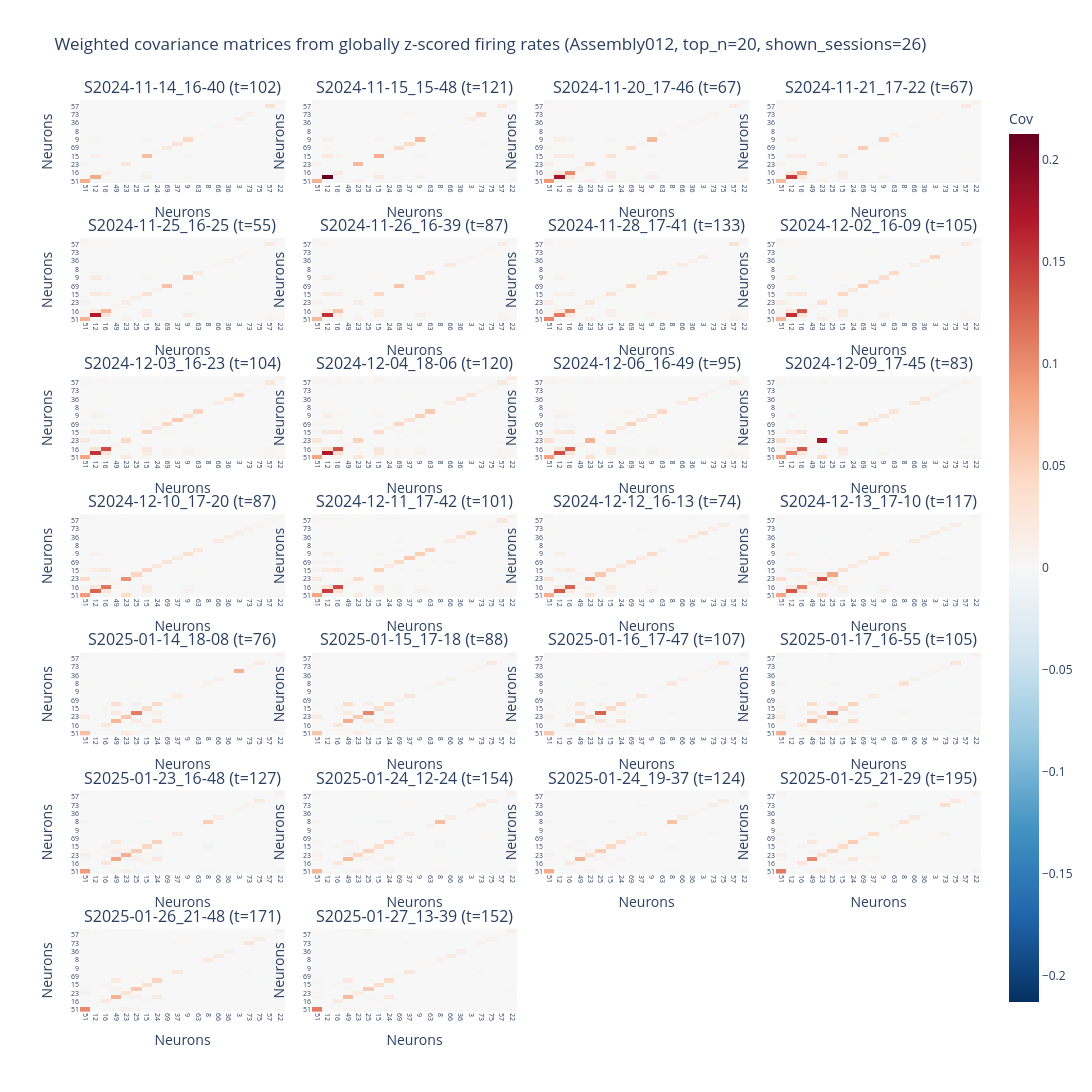

Here is the notebook cell this chart was saved with:
### Code cell
# Weighted covariance (second moment) from globally z-scored concatenated firing rates
assembly_name = "Assembly012"

top_n = 20

# Session display controls:
# - session_selector=None: first `default_n_sessions` sessions
# - session_selector='all': all sessions
# - session_selector=[...]: session IDs (str) and/or 1-based indices (int)
session_selector = 'all'
default_n_sessions = 8
n_cols = 4  # default 8 sessions -> 2 rows
show_global_panel = False

unit_cols = [c for c in fr.columns if isinstance(c, str) and c.startswith("Unit")]
fr_units_hz = fr.loc[:, unit_cols].apply(pd.to_numeric, errors="coerce").fillna(0.0)

# Global z-score per unit across all concatenated rows
fr_units_z = (fr_units_hz - fr_units_hz.mean(axis=0)) / fr_units_hz.std(axis=0, ddof=1)
fr_units_z = fr_units_z.replace([np.inf, -np.inf], np.nan).fillna(0.0)

w_raw = ensambles[assembly_name].copy()

# Map ensemble index to canonical Unit#### labels
idx_as_str = pd.Series(w_raw.index).astype(str)
if idx_as_str.str.startswith("Unit").all():
    w_by_unit = pd.Series(w_raw.values, index=idx_as_str.values)

w_by_unit = pd.to_numeric(w_by_unit, errors="coerce").reindex(unit_cols).fillna(0.0)

# Ordering by absolute weight
unit_order = w_by_unit.abs().sort_values(ascending=False).index.tolist()

# Apply weights after global z-scoring
fr_units_z_w = fr_units_z.mul(w_by_unit, axis=1)
top_units = unit_order[:min(top_n, len(unit_order))]
fr_units_z_w = fr_units_z_w.loc[:, top_units]

# Overall weighted covariance
cov_global = fr_units_z_w.cov()

all_session_ids = fr_units_z_w.index.get_level_values("session_id").unique().tolist()
cov_by_session = {}
for s in all_session_ids:
    Xs = fr_units_z_w.xs(s, level="session_id")
    cov_by_session[s] = Xs.cov()


def _resolve_session_selection(session_ids, selector, default_n):
    if selector is None:
        return session_ids[:min(default_n, len(session_ids))]

    if isinstance(selector, str):
        if selector.lower() == "all":
            return session_ids
        selector = [selector]

    selected = []
    for item in selector:
        if isinstance(item, (int, np.integer)):
            idx = item - 1 if item > 0 else item
            if idx < -len(session_ids) or idx >= len(session_ids):
                raise IndexError(f"Session index {item} is out of range for {len(session_ids)} sessions.")
            selected.append(session_ids[idx])
        else:
            sid = str(item)
            if sid not in session_ids:
                raise ValueError(f"Unknown session_id: {sid}")
            selected.append(sid)

    # De-duplicate while preserving order
    return list(dict.fromkeys(selected))


selected_session_ids = _resolve_session_selection(
    all_session_ids,
    session_selector,
    default_n_sessions,
)

if not selected_session_ids:
    raise ValueError("No sessions selected for weighted covariance plot.")

n_trials_by_session = {
    s: int(pd.to_numeric(fr_track.xs(s, level="session_id")["trial_id"], errors="coerce").dropna().nunique())
    for s in selected_session_ids
}

panel_covs = []
panel_titles = []
if show_global_panel:
    panel_covs.append(cov_global)
    panel_titles.append(f"Global (n={fr_units_z_w.shape[0]})")

for s in selected_session_ids:
    panel_covs.append(cov_by_session[s])
    panel_titles.append(f"S{s} (t={n_trials_by_session[s]})")

# Shared color scale for comparability across the displayed panels
max_abs = max(float(np.nanmax(np.abs(c.values))) for c in panel_covs)
if not np.isfinite(max_abs) or max_abs == 0:
    max_abs = 1.0

n_panels = len(panel_covs)
n_rows = int(np.ceil(n_panels / n_cols))
titles = panel_titles + [""] * (n_rows * n_cols - len(panel_titles))

fig = make_subplots(
    rows=n_rows,
    cols=n_cols,
    subplot_titles=titles,
    horizontal_spacing=0.03,
    vertical_spacing=0.06,
)


def _add_cov_panel(cov_df, panel_idx, showscale=False):
    row = panel_idx // n_cols + 1
    col = panel_idx % n_cols + 1
    fig.add_trace(
        go.Heatmap(
            z=cov_df.values,
            x=[str(int(u.replace("Unit", ""))) if isinstance(u, str) and u.startswith("Unit") and u[4:].isdigit() else str(u) for u in cov_df.columns],
            y=[str(int(u.replace("Unit", ""))) if isinstance(u, str) and u.startswith("Unit") and u[4:].isdigit() else str(u) for u in cov_df.index],
            colorscale="RdBu_r",
            zmin=-max_abs,
            zmax=max_abs,
            showscale=showscale,
            colorbar={"title": "Cov", "x": 1.02} if showscale else None,
            hovertemplate="X: %{x}<br>Y: %{y}<br>cov: %{z:.3f}<extra></extra>",
        ),
        row=row,
        col=col,
    )
    fig.update_xaxes(title_text="Neurons", showticklabels=True, tickangle=90, tickfont=dict(size=7), row=row, col=col)
    fig.update_yaxes(title_text="Neurons", showticklabels=True, tickfont=dict(size=7), row=row, col=col)


for i, cov_df in enumerate(panel_covs):
    _add_cov_panel(cov_df, panel_idx=i, showscale=(i == 0))

fig.update_layout(
    title=(
        f"Weighted covariance matrices from globally z-scored firing rates "
        f"({assembly_name}, top_n={top_n}, shown_sessions={len(selected_session_ids)})"
    ),
    width=320 * n_cols,
    height=320 * n_rows,
    template="plotly_white",
    showlegend=False,
)

fig.show()

### Figure 1 — Plotly figure (JSON) as saved in the notebook; plotly's stock layout.template omitted (floating-point values rounded to 4 significant figures; data arrays with more than 128 entries replaced by an {"elided": "..."} marker saying what was removed)
{"data": [{"colorbar": {"title": {"text": "Cov"}, "x": 1.02}, "colorscale": [[0, "rgb(5,48,97)"], [0.1, "rgb(33,102,172)"], [0.2, "rgb(67,147,195)"], [0.3, "rgb(146,197,222)"], [0.4, "rgb(209,229,240)"], [0.5, "rgb(247,247,247)"], [0.6, "rgb(253,219,199)"], [0.7, "rgb(244,165,130)"], [0.8, "rgb(214,96,77)"], [0.9, "rgb(178,24,43)"], [1, "rgb(103,0,31)"]], "hovertemplate": "X: %{x}<br>Y: %{y}<br>cov: %{z:.3f}<extra></extra>", "showscale": true, "type": "heatmap", "x": ["51", "12", "16", "49", "23", "25", "15", "24", "69", "37", "9", "63", "8", "66", "36", "3", "73", "75", "57", "22"], "xaxis": "x", "y": ["51", "12", "16", "49", "23", "25", "15", "24", "69", "37", "9", "63", "8", "66", "36", "3", "73", "75", "57", "22"], "yaxis": "y", "z": {"elided": "20x20 float values"}, "zmax": 0.2129, "zmin": -0.2129}, {"colorscale": [[0, "rgb(5,48,97)"], [0.1, "rgb(33,102,172)"], [0.2, "rgb(67,147,195)"], [0.3, "rgb(146,197,222)"], [0.4, "rgb(209,229,240)"], [0.5, "rgb(247,247,247)"], [0.6, "rgb(253,219,199)"], [0.7, "rgb(244,165,130)"], [0.8, "rgb(214,96,77)"], [0.9, "rgb(178,24,43)"], [1, "rgb(103,0,31)"]], "hovertemplate": "X: %{x}<br>Y: %{y}<br>cov: %{z:.3f}<extra></extra>", "showscale": false, "type": "heatmap", "x": ["51", "12", "16", "49", "23", "25", "15", "24", "69", "37", "9", "63", "8", "66", "36", "3", "73", "75", "57", "22"], "xaxis": "x2", "y": ["51", "12", "16", "49", "23", "25", "15", "24", "69", "37", "9", "63", "8", "66", "36", "3", "73", "75", "57", "22"], "yaxis": "y2", "z": {"elided": "20x20 float values"}, "zmax": 0.2129, "zmin": -0.2129}, {"colorscale": [[0, "rgb(5,48,97)"], [0.1, "rgb(33,102,172)"], [0.2, "rgb(67,147,195)"], [0.3, "rgb(146,197,222)"], [0.4, "rgb(209,229,240)"], [0.5, "rgb(247,247,247)"], [0.6, "rgb(253,219,199)"], [0.7, "rgb(244,165,130)"], [0.8, "rgb(214,96,77)"], [0.9, "rgb(178,24,43)"], [1, "rgb(103,0,31)"]], "hovertemplate": "X: %{x}<br>Y: %{y}<br>cov: %{z:.3f}<extra></extra>", "showscale": false, "type": "heatmap", "x": ["51", "12", "16", "49", "23", "25", "15", "24", "69", "37", "9", "63", "8", "66", "36", "3", "73", "75", "57", "22"], "xaxis": "x3", "y": ["51", "12", "16", "49", "23", "25", "15", "24", "69", "37", "9", "63", "8", "66", "36", "3", "73", "75", "57", "22"], "yaxis": "y3", "z": {"elided": "20x20 float values"}, "zmax": 0.2129, "zmin": -0.2129}, {"colorscale": [[0, "rgb(5,48,97)"], [0.1, "rgb(33,102,172)"], [0.2, "rgb(67,147,195)"], [0.3, "rgb(146,197,222)"], [0.4, "rgb(209,229,240)"], [0.5, "rgb(247,247,247)"], [0.6, "rgb(253,219,199)"], [0.7, "rgb(244,165,130)"], [0.8, "rgb(214,96,77)"], [0.9, "rgb(178,24,43)"], [1, "rgb(103,0,31)"]], "hovertemplate": "X: %{x}<br>Y: %{y}<br>cov: %{z:.3f}<extra></extra>", "showscale": false, "type": "heatmap", "x": ["51", "12", "16", "49", "23", "25", "15", "24", "69", "37", "9", "63", "8", "66", "36", "3", "73", "75", "57", "22"], "xaxis": "x4", "y": ["51", "12", "16", "49", "23", "25", "15", "24", "69", "37", "9", "63", "8", "66", "36", "3", "73", "75", "57", "22"], "yaxis": "y4", "z": {"elided": "20x20 float values"}, "zmax": 0.2129, "zmin": -0.2129}, {"colorscale": [[0, "rgb(5,48,97)"], [0.1, "rgb(33,102,172)"], [0.2, "rgb(67,147,195)"], [0.3, "rgb(146,197,222)"], [0.4, "rgb(209,229,240)"], [0.5, "rgb(247,247,247)"], [0.6, "rgb(253,219,199)"], [0.7, "rgb(244,165,130)"], [0.8, "rgb(214,96,77)"], [0.9, "rgb(178,24,43)"], [1, "rgb(103,0,31)"]], "hovertemplate": "X: %{x}<br>Y: %{y}<br>cov: %{z:.3f}<extra></extra>", "showscale": false, "type": "heatmap", "x": ["51", "12", "16", "49", "23", "25", "15", "24", "69", "37", "9", "63", "8", "66", "36", "3", "73", "75", "57", "22"], "xaxis": "x5", "y": ["51", "12", "16", "49", "23", "25", "15", "24", "69", "37", "9", "63", "8", "66", "36", "3", "73", "75", "57", "22"], "yaxis": "y5", "z": {"elided": "20x20 float values"}, "zmax": 0.2129, "zmin": -0.2129}, {"colorscale": [[0, "rgb(5,48,97)"], [0.1, "rgb(33,102,172)"], [0.2, "rgb(67,147,195)"], [0.3, "rgb(146,197,222)"], [0.4, "rgb(209,229,240)"], [0.5, "rgb(247,247,247)"], [0.6, "rgb(253,219,199)"], [0.7, "rgb(244,165,130)"], [0.8, "rgb(214,96,77)"], [0.9, "rgb(178,24,43)"], [1, "rgb(103,0,31)"]], "hovertemplate": "X: %{x}<br>Y: %{y}<br>cov: %{z:.3f}<extra></extra>", "showscale": false, "type": "heatmap", "x": ["51", "12", "16", "49", "23", "25", "15", "24", "69", "37", "9", "63", "8", "66", "36", "3", "73", "75", "57", "22"], "xaxis": "x6", "y": ["51", "12", "16", "49", "23", "25", "15", "24", "69", "37", "9", "63", "8", "66", "36", "3", "73", "75", "57", "22"], "yaxis": "y6", "z": {"elided": "20x20 float values"}, "zmax": 0.2129, "zmin": -0.2129}, {"colorscale": [[0, "rgb(5,48,97)"], [0.1, "rgb(33,102,172)"], [0.2, "rgb(67,147,195)"], [0.3, "rgb(146,197,222)"], [0.4, "rgb(209,229,240)"], [0.5, "rgb(247,247,247)"], [0.6, "rgb(253,219,199)"], [0.7, "rgb(244,165,130)"], [0.8, "rgb(214,96,77)"], [0.9, "rgb(178,24,43)"], [1, "rgb(103,0,31)"]], "hovertemplate": "X: %{x}<br>Y: %{y}<br>cov: %{z:.3f}<extra></extra>", "showscale": false, "type": "heatmap", "x": ["51", "12", "16", "49", "23", "25", "15", "24", "69", "37", "9", "63", "8", "66", "36", "3", "73", "75", "57", "22"], "xaxis": "x7", "y": ["51", "12", "16", "49", "23", "25", "15", "24", "69", "37", "9", "63", "8", "66", "36", "3", "73", "75", "57", "22"], "yaxis": "y7", "z": {"elided": "20x20 float values"}, "zmax": 0.2129, "zmin": -0.2129}, {"colorscale": [[0, "rgb(5,48,97)"], [0.1, "rgb(33,102,172)"], [0.2, "rgb(67,147,195)"], [0.3, "rgb(146,197,222)"], [0.4, "rgb(209,229,240)"], [0.5, "rgb(247,247,247)"], [0.6, "rgb(253,219,199)"], [0.7, "rgb(244,165,130)"], [0.8, "rgb(214,96,77)"], [0.9, "rgb(178,24,43)"], [1, "rgb(103,0,31)"]], "hovertemplate": "X: %{x}<br>Y: %{y}<br>cov: %{z:.3f}<extra></extra>", "showscale": false, "type": "heatmap", "x": ["51", "12", "16", "49", "23", "25", "15", "24", "69", "37", "9", "63", "8", "66", "36", "3", "73", "75", "57", "22"], "xaxis": "x8", "y": ["51", "12", "16", "49", "23", "25", "15", "24", "69", "37", "9", "63", "8", "66", "36", "3", "73", "75", "57", "22"], "yaxis": "y8", "z": {"elided": "20x20 float values"}, "zmax": 0.2129, "zmin": -0.2129}, {"colorscale": [[0, "rgb(5,48,97)"], [0.1, "rgb(33,102,172)"], [0.2, "rgb(67,147,195)"], [0.3, "rgb(146,197,222)"], [0.4, "rgb(209,229,240)"], [0.5, "rgb(247,247,247)"], [0.6, "rgb(253,219,199)"], [0.7, "rgb(244,165,130)"], [0.8, "rgb(214,96,77)"], [0.9, "rgb(178,24,43)"], [1, "rgb(103,0,31)"]], "hovertemplate": "X: %{x}<br>Y: %{y}<br>cov: %{z:.3f}<extra></extra>", "showscale": false, "type": "heatmap", "x": ["51", "12", "16", "49", "23", "25", "15", "24", "69", "37", "9", "63", "8", "66", "36", "3", "73", "75", "57", "22"], "xaxis": "x9", "y": ["51", "12", "16", "49", "23", "25", "15", "24", "69", "37", "9", "63", "8", "66", "36", "3", "73", "75", "57", "22"], "yaxis": "y9", "z": {"elided": "20x20 float values"}, "zmax": 0.2129, "zmin": -0.2129}, {"colorscale": [[0, "rgb(5,48,97)"], [0.1, "rgb(33,102,172)"], [0.2, "rgb(67,147,195)"], [0.3, "rgb(146,197,222)"], [0.4, "rgb(209,229,240)"], [0.5, "rgb(247,247,247)"], [0.6, "rgb(253,219,199)"], [0.7, "rgb(244,165,130)"], [0.8, "rgb(214,96,77)"], [0.9, "rgb(178,24,43)"], [1, "rgb(103,0,31)"]], "hovertemplate": "X: %{x}<br>Y: %{y}<br>cov: %{z:.3f}<extra></extra>", "showscale": false, "type": "heatmap", "x": ["51", "12", "16", "49", "23", "25", "15", "24", "69", "37", "9", "63", "8", "66", "36", "3", "73", "75", "57", "22"], "xaxis": "x10", "y": ["51", "12", "16", "49", "23", "25", "15", "24", "69", "37", "9", "63", "8", "66", "36", "3", "73", "75", "57", "22"], "yaxis": "y10", "z": {"elided": "20x20 float values"}, "zmax": 0.2129, "zmin": -0.2129}, {"colorscale": [[0, "rgb(5,48,97)"], [0.1, "rgb(33,102,172)"], [0.2, "rgb(67,147,195)"], [0.3, "rgb(146,197,222)"], [0.4, "rgb(209,229,240)"], [0.5, "rgb(247,247,247)"], [0.6, "rgb(253,219,199)"], [0.7, "rgb(244,165,130)"], [0.8, "rgb(214,96,77)"], [0.9, "rgb(178,24,43)"], [1, "rgb(103,0,31)"]], "hovertemplate": "X: %{x}<br>Y: %{y}<br>cov: %{z:.3f}<extra></extra>", "showscale": false, "type": "heatmap", "x": ["51", "12", "16", "49", "23", "25", "15", "24", "69", "37", "9", "63", "8", "66", "36", "3", "73", "75", "57", "22"], "xaxis": "x11", "y": ["51", "12", "16", "49", "23", "25", "15", "24", "69", "37", "9", "63", "8", "66", "36", "3", "73", "75", "57", "22"], "yaxis": "y11", "z": {"elided": "20x20 float values"}, "zmax": 0.2129, "zmin": -0.2129}, {"colorscale": [[0, "rgb(5,48,97)"], [0.1, "rgb(33,102,172)"], [0.2, "rgb(67,147,195)"], [0.3, "rgb(146,197,222)"], [0.4, "rgb(209,229,240)"], [0.5, "rgb(247,247,247)"], [0.6, "rgb(253,219,199)"], [0.7, "rgb(244,165,130)"], [0.8, "rgb(214,96,77)"], [0.9, "rgb(178,24,43)"], [1, "rgb(103,0,31)"]], "hovertemplate": "X: %{x}<br>Y: %{y}<br>cov: %{z:.3f}<extra></extra>", "showscale": false, "type": "heatmap", "x": ["51", "12", "16", "49", "23", "25", "15", "24", "69", "37", "9", "63", "8", "66", "36", "3", "73", "75", "57", "22"], "xaxis": "x12", "y": ["51", "12", "16", "49", "23", "25", "15", "24", "69", "37", "9", "63", "8", "66", "36", "3", "73", "75", "57", "22"], "yaxis": "y12", "z": {"elided": "20x20 float values"}, "zmax": 0.2129, "zmin": -0.2129}, {"colorscale": [[0, "rgb(5,48,97)"], [0.1, "rgb(33,102,172)"], [0.2, "rgb(67,147,195)"], [0.3, "rgb(146,197,222)"], [0.4, "rgb(209,229,240)"], [0.5, "rgb(247,247,247)"], [0.6, "rgb(253,219,199)"], [0.7, "rgb(244,165,130)"], [0.8, "rgb(214,96,77)"], [0.9, "rgb(178,24,43)"], [1, "rgb(103,0,31)"]], "hovertemplate": "X: %{x}<br>Y: %{y}<br>cov: %{z:.3f}<extra></extra>", "showscale": false, "type": "heatmap", "x": ["51", "12", "16", "49", "23", "25", "15", "24", "69", "37", "9", "63", "8", "66", "36", "3", "73", "75", "57", "22"], "xaxis": "x13", "y": ["51", "12", "16", "49", "23", "25", "15", "24", "69", "37", "9", "63", "8", "66", "36", "3", "73", "75", "57", "22"], "yaxis": "y13", "z": {"elided": "20x20 float values"}, "zmax": 0.2129, "zmin": -0.2129}, {"colorscale": [[0, "rgb(5,48,97)"], [0.1, "rgb(33,102,172)"], [0.2, "rgb(67,147,195)"], [0.3, "rgb(146,197,222)"], [0.4, "rgb(209,229,240)"], [0.5, "rgb(247,247,247)"], [0.6, "rgb(253,219,199)"], [0.7, "rgb(244,165,130)"], [0.8, "rgb(214,96,77)"], [0.9, "rgb(178,24,43)"], [1, "rgb(103,0,31)"]], "hovertemplate": "X: %{x}<br>Y: %{y}<br>cov: %{z:.3f}<extra></extra>", "showscale": false, "type": "heatmap", "x": ["51", "12", "16", "49", "23", "25", "15", "24", "69", "37", "9", "63", "8", "66", "36", "3", "73", "75", "57", "22"], "xaxis": "x14", "y": ["51", "12", "16", "49", "23", "25", "15", "24", "69", "37", "9", "63", "8", "66", "36", "3", "73", "75", "57", "22"], "yaxis": "y14", "z": {"elided": "20x20 float values"}, "zmax": 0.2129, "zmin": -0.2129}, {"colorscale": [[0, "rgb(5,48,97)"], [0.1, "rgb(33,102,172)"], [0.2, "rgb(67,147,195)"], [0.3, "rgb(146,197,222)"], [0.4, "rgb(209,229,240)"], [0.5, "rgb(247,247,247)"], [0.6, "rgb(253,219,199)"], [0.7, "rgb(244,165,130)"], [0.8, "rgb(214,96,77)"], [0.9, "rgb(178,24,43)"], [1, "rgb(103,0,31)"]], "hovertemplate": "X: %{x}<br>Y: %{y}<br>cov: %{z:.3f}<extra></extra>", "showscale": false, "type": "heatmap", "x": ["51", "12", "16", "49", "23", "25", "15", "24", "69", "37", "9", "63", "8", "66", "36", "3", "73", "75", "57", "22"], "xaxis": "x15", "y": ["51", "12", "16", "49", "23", "25", "15", "24", "69", "37", "9", "63", "8", "66", "36", "3", "73", "75", "57", "22"], "yaxis": "y15", "z": {"elided": "20x20 float values"}, "zmax": 0.2129, "zmin": -0.2129}, {"colorscale": [[0, "rgb(5,48,97)"], [0.1, "rgb(33,102,172)"], [0.2, "rgb(67,147,195)"], [0.3, "rgb(146,197,222)"], [0.4, "rgb(209,229,240)"], [0.5, "rgb(247,247,247)"], [0.6, "rgb(253,219,199)"], [0.7, "rgb(244,165,130)"], [0.8, "rgb(214,96,77)"], [0.9, "rgb(178,24,43)"], [1, "rgb(103,0,31)"]], "hovertemplate": "X: %{x}<br>Y: %{y}<br>cov: %{z:.3f}<extra></extra>", "showscale": false, "type": "heatmap", "x": ["51", "12", "16", "49", "23", "25", "15", "24", "69", "37", "9", "63", "8", "66", "36", "3", "73", "75", "57", "22"], "xaxis": "x16", "y": ["51", "12", "16", "49", "23", "25", "15", "24", "69", "37", "9", "63", "8", "66", "36", "3", "73", "75", "57", "22"], "yaxis": "y16", "z": {"elided": "20x20 float values"}, "zmax": 0.2129, "zmin": -0.2129}, {"colorscale": [[0, "rgb(5,48,97)"], [0.1, "rgb(33,102,172)"], [0.2, "rgb(67,147,195)"], [0.3, "rgb(146,197,222)"], [0.4, "rgb(209,229,240)"], [0.5, "rgb(247,247,247)"], [0.6, "rgb(253,219,199)"], [0.7, "rgb(244,165,130)"], [0.8, "rgb(214,96,77)"], [0.9, "rgb(178,24,43)"], [1, "rgb(103,0,31)"]], "hovertemplate": "X: %{x}<br>Y: %{y}<br>cov: %{z:.3f}<extra></extra>", "showscale": false, "type": "heatmap", "x": ["51", "12", "16", "49", "23", "25", "15", "24", "69", "37", "9", "63", "8", "66", "36", "3", "73", "75", "57", "22"], "xaxis": "x17", "y": ["51", "12", "16", "49", "23", "25", "15", "24", "69", "37", "9", "63", "8", "66", "36", "3", "73", "75", "57", "22"], "yaxis": "y17", "z": {"elided": "20x20 float values"}, "zmax": 0.2129, "zmin": -0.2129}, {"colorscale": [[0, "rgb(5,48,97)"], [0.1, "rgb(33,102,172)"], [0.2, "rgb(67,147,195)"], [0.3, "rgb(146,197,222)"], [0.4, "rgb(209,229,240)"], [0.5, "rgb(247,247,247)"], [0.6, "rgb(253,219,199)"], [0.7, "rgb(244,165,130)"], [0.8, "rgb(214,96,77)"], [0.9, "rgb(178,24,43)"], [1, "rgb(103,0,31)"]], "hovertemplate": "X: %{x}<br>Y: %{y}<br>cov: %{z:.3f}<extra></extra>", "showscale": false, "type": "heatmap", "x": ["51", "12", "16", "49", "23", "25", "15", "24", "69", "37", "9", "63", "8", "66", "36", "3", "73", "75", "57", "22"], "xaxis": "x18", "y": ["51", "12", "16", "49", "23", "25", "15", "24", "69", "37", "9", "63", "8", "66", "36", "3", "73", "75", "57", "22"], "yaxis": "y18", "z": {"elided": "20x20 float values"}, "zmax": 0.2129, "zmin": -0.2129}, {"colorscale": [[0, "rgb(5,48,97)"], [0.1, "rgb(33,102,172)"], [0.2, "rgb(67,147,195)"], [0.3, "rgb(146,197,222)"], [0.4, "rgb(209,229,240)"], [0.5, "rgb(247,247,247)"], [0.6, "rgb(253,219,199)"], [0.7, "rgb(244,165,130)"], [0.8, "rgb(214,96,77)"], [0.9, "rgb(178,24,43)"], [1, "rgb(103,0,31)"]], "hovertemplate": "X: %{x}<br>Y: %{y}<br>cov: %{z:.3f}<extra></extra>", "showscale": false, "type": "heatmap", "x": ["51", "12", "16", "49", "23", "25", "15", "24", "69", "37", "9", "63", "8", "66", "36", "3", "73", "75", "57", "22"], "xaxis": "x19", "y": ["51", "12", "16", "49", "23", "25", "15", "24", "69", "37", "9", "63", "8", "66", "36", "3", "73", "75", "57", "22"], "yaxis": "y19", "z": {"elided": "20x20 float values"}, "zmax": 0.2129, "zmin": -0.2129}, {"colorscale": [[0, "rgb(5,48,97)"], [0.1, "rgb(33,102,172)"], [0.2, "rgb(67,147,195)"], [0.3, "rgb(146,197,222)"], [0.4, "rgb(209,229,240)"], [0.5, "rgb(247,247,247)"], [0.6, "rgb(253,219,199)"], [0.7, "rgb(244,165,130)"], [0.8, "rgb(214,96,77)"], [0.9, "rgb(178,24,43)"], [1, "rgb(103,0,31)"]], "hovertemplate": "X: %{x}<br>Y: %{y}<br>cov: %{z:.3f}<extra></extra>", "showscale": false, "type": "heatmap", "x": ["51", "12", "16", "49", "23", "25", "15", "24", "69", "37", "9", "63", "8", "66", "36", "3", "73", "75", "57", "22"], "xaxis": "x20", "y": ["51", "12", "16", "49", "23", "25", "15", "24", "69", "37", "9", "63", "8", "66", "36", "3", "73", "75", "57", "22"], "yaxis": "y20", "z": {"elided": "20x20 float values"}, "zmax": 0.2129, "zmin": -0.2129}, {"colorscale": [[0, "rgb(5,48,97)"], [0.1, "rgb(33,102,172)"], [0.2, "rgb(67,147,195)"], [0.3, "rgb(146,197,222)"], [0.4, "rgb(209,229,240)"], [0.5, "rgb(247,247,247)"], [0.6, "rgb(253,219,199)"], [0.7, "rgb(244,165,130)"], [0.8, "rgb(214,96,77)"], [0.9, "rgb(178,24,43)"], [1, "rgb(103,0,31)"]], "hovertemplate": "X: %{x}<br>Y: %{y}<br>cov: %{z:.3f}<extra></extra>", "showscale": false, "type": "heatmap", "x": ["51", "12", "16", "49", "23", "25", "15", "24", "69", "37", "9", "63", "8", "66", "36", "3", "73", "75", "57", "22"], "xaxis": "x21", "y": ["51", "12", "16", "49", "23", "25", "15", "24", "69", "37", "9", "63", "8", "66", "36", "3", "73", "75", "57", "22"], "yaxis": "y21", "z": {"elided": "20x20 float values"}, "zmax": 0.2129, "zmin": -0.2129}, {"colorscale": [[0, "rgb(5,48,97)"], [0.1, "rgb(33,102,172)"], [0.2, "rgb(67,147,195)"], [0.3, "rgb(146,197,222)"], [0.4, "rgb(209,229,240)"], [0.5, "rgb(247,247,247)"], [0.6, "rgb(253,219,199)"], [0.7, "rgb(244,165,130)"], [0.8, "rgb(214,96,77)"], [0.9, "rgb(178,24,43)"], [1, "rgb(103,0,31)"]], "hovertemplate": "X: %{x}<br>Y: %{y}<br>cov: %{z:.3f}<extra></extra>", "showscale": false, "type": "heatmap", "x": ["51", "12", "16", "49", "23", "25", "15", "24", "69", "37", "9", "63", "8", "66", "36", "3", "73", "75", "57", "22"], "xaxis": "x22", "y": ["51", "12", "16", "49", "23", "25", "15", "24", "69", "37", "9", "63", "8", "66", "36", "3", "73", "75", "57", "22"], "yaxis": "y22", "z": {"elided": "20x20 float values"}, "zmax": 0.2129, "zmin": -0.2129}, {"colorscale": [[0, "rgb(5,48,97)"], [0.1, "rgb(33,102,172)"], [0.2, "rgb(67,147,195)"], [0.3, "rgb(146,197,222)"], [0.4, "rgb(209,229,240)"], [0.5, "rgb(247,247,247)"], [0.6, "rgb(253,219,199)"], [0.7, "rgb(244,165,130)"], [0.8, "rgb(214,96,77)"], [0.9, "rgb(178,24,43)"], [1, "rgb(103,0,31)"]], "hovertemplate": "X: %{x}<br>Y: %{y}<br>cov: %{z:.3f}<extra></extra>", "showscale": false, "type": "heatmap", "x": ["51", "12", "16", "49", "23", "25", "15", "24", "69", "37", "9", "63", "8", "66", "36", "3", "73", "75", "57", "22"], "xaxis": "x23", "y": ["51", "12", "16", "49", "23", "25", "15", "24", "69", "37", "9", "63", "8", "66", "36", "3", "73", "75", "57", "22"], "yaxis": "y23", "z": {"elided": "20x20 float values"}, "zmax": 0.2129, "zmin": -0.2129}, {"colorscale": [[0, "rgb(5,48,97)"], [0.1, "rgb(33,102,172)"], [0.2, "rgb(67,147,195)"], [0.3, "rgb(146,197,222)"], [0.4, "rgb(209,229,240)"], [0.5, "rgb(247,247,247)"], [0.6, "rgb(253,219,199)"], [0.7, "rgb(244,165,130)"], [0.8, "rgb(214,96,77)"], [0.9, "rgb(178,24,43)"], [1, "rgb(103,0,31)"]], "hovertemplate": "X: %{x}<br>Y: %{y}<br>cov: %{z:.3f}<extra></extra>", "showscale": false, "type": "heatmap", "x": ["51", "12", "16", "49", "23", "25", "15", "24", "69", "37", "9", "63", "8", "66", "36", "3", "73", "75", "57", "22"], "xaxis": "x24", "y": ["51", "12", "16", "49", "23", "25", "15", "24", "69", "37", "9", "63", "8", "66", "36", "3", "73", "75", "57", "22"], "yaxis": "y24", "z": {"elided": "20x20 float values"}, "zmax": 0.2129, "zmin": -0.2129}, {"colorscale": [[0, "rgb(5,48,97)"], [0.1, "rgb(33,102,172)"], [0.2, "rgb(67,147,195)"], [0.3, "rgb(146,197,222)"], [0.4, "rgb(209,229,240)"], [0.5, "rgb(247,247,247)"], [0.6, "rgb(253,219,199)"], [0.7, "rgb(244,165,130)"], [0.8, "rgb(214,96,77)"], [0.9, "rgb(178,24,43)"], [1, "rgb(103,0,31)"]], "hovertemplate": "X: %{x}<br>Y: %{y}<br>cov: %{z:.3f}<extra></extra>", "showscale": false, "type": "heatmap", "x": ["51", "12", "16", "49", "23", "25", "15", "24", "69", "37", "9", "63", "8", "66", "36", "3", "73", "75", "57", "22"], "xaxis": "x25", "y": ["51", "12", "16", "49", "23", "25", "15", "24", "69", "37", "9", "63", "8", "66", "36", "3", "73", "75", "57", "22"], "yaxis": "y25", "z": {"elided": "20x20 float values"}, "zmax": 0.2129, "zmin": -0.2129}, {"colorscale": [[0, "rgb(5,48,97)"], [0.1, "rgb(33,102,172)"], [0.2, "rgb(67,147,195)"], [0.3, "rgb(146,197,222)"], [0.4, "rgb(209,229,240)"], [0.5, "rgb(247,247,247)"], [0.6, "rgb(253,219,199)"], [0.7, "rgb(244,165,130)"], [0.8, "rgb(214,96,77)"], [0.9, "rgb(178,24,43)"], [1, "rgb(103,0,31)"]], "hovertemplate": "X: %{x}<br>Y: %{y}<br>cov: %{z:.3f}<extra></extra>", "showscale": false, "type": "heatmap", "x": ["51", "12", "16", "49", "23", "25", "15", "24", "69", "37", "9", "63", "8", "66", "36", "3", "73", "75", "57", "22"], "xaxis": "x26", "y": ["51", "12", "16", "49", "23", "25", "15", "24", "69", "37", "9", "63", "8", "66", "36", "3", "73", "75", "57", "22"], "yaxis": "y26", "z": {"elided": "20x20 float values"}, "zmax": 0.2129, "zmin": -0.2129}], "layout": {"annotations": [{"font": {"size": 16}, "showarrow": false, "text": "S2024-11-14_16-40 (t=102)", "x": 0.1138, "xanchor": "center", "xref": "paper", "y": 1, "yanchor": "bottom", "yref": "paper"}, {"font": {"size": 16}, "showarrow": false, "text": "S2024-11-15_15-48 (t=121)", "x": 0.3712, "xanchor": "center", "xref": "paper", "y": 1, "yanchor": "bottom", "yref": "paper"}, {"font": {"size": 16}, "showarrow": false, "text": "S2024-11-20_17-46 (t=67)", "x": 0.6288, "xanchor": "center", "xref": "paper", "y": 1, "yanchor": "bottom", "yref": "paper"}, {"font": {"size": 16}, "showarrow": false, "text": "S2024-11-21_17-22 (t=67)", "x": 0.8862, "xanchor": "center", "xref": "paper", "y": 1, "yanchor": "bottom", "yref": "paper"}, {"font": {"size": 16}, "showarrow": false, "text": "S2024-11-25_16-25 (t=55)", "x": 0.1138, "xanchor": "center", "xref": "paper", "y": 0.8486, "yanchor": "bottom", "yref": "paper"}, {"font": {"size": 16}, "showarrow": false, "text": "S2024-11-26_16-39 (t=87)", "x": 0.3712, "xanchor": "center", "xref": "paper", "y": 0.8486, "yanchor": "bottom", "yref": "paper"}, {"font": {"size": 16}, "showarrow": false, "text": "S2024-11-28_17-41 (t=133)", "x": 0.6288, "xanchor": "center", "xref": "paper", "y": 0.8486, "yanchor": "bottom", "yref": "paper"}, {"font": {"size": 16}, "showarrow": false, "text": "S2024-12-02_16-09 (t=105)", "x": 0.8862, "xanchor": "center", "xref": "paper", "y": 0.8486, "yanchor": "bottom", "yref": "paper"}, {"font": {"size": 16}, "showarrow": false, "text": "S2024-12-03_16-23 (t=104)", "x": 0.1138, "xanchor": "center", "xref": "paper", "y": 0.6971, "yanchor": "bottom", "yref": "paper"}, {"font": {"size": 16}, "showarrow": false, "text": "S2024-12-04_18-06 (t=120)", "x": 0.3712, "xanchor": "center", "xref": "paper", "y": 0.6971, "yanchor": "bottom", "yref": "paper"}, {"font": {"size": 16}, "showarrow": false, "text": "S2024-12-06_16-49 (t=95)", "x": 0.6288, "xanchor": "center", "xref": "paper", "y": 0.6971, "yanchor": "bottom", "yref": "paper"}, {"font": {"size": 16}, "showarrow": false, "text": "S2024-12-09_17-45 (t=83)", "x": 0.8862, "xanchor": "center", "xref": "paper", "y": 0.6971, "yanchor": "bottom", "yref": "paper"}, {"font": {"size": 16}, "showarrow": false, "text": "S2024-12-10_17-20 (t=87)", "x": 0.1138, "xanchor": "center", "xref": "paper", "y": 0.5457, "yanchor": "bottom", "yref": "paper"}, {"font": {"size": 16}, "showarrow": false, "text": "S2024-12-11_17-42 (t=101)", "x": 0.3712, "xanchor": "center", "xref": "paper", "y": 0.5457, "yanchor": "bottom", "yref": "paper"}, {"font": {"size": 16}, "showarrow": false, "text": "S2024-12-12_16-13 (t=74)", "x": 0.6288, "xanchor": "center", "xref": "paper", "y": 0.5457, "yanchor": "bottom", "yref": "paper"}, {"font": {"size": 16}, "showarrow": false, "text": "S2024-12-13_17-10 (t=117)", "x": 0.8862, "xanchor": "center", "xref": "paper", "y": 0.5457, "yanchor": "bottom", "yref": "paper"}, {"font": {"size": 16}, "showarrow": false, "text": "S2025-01-14_18-08 (t=76)", "x": 0.1138, "xanchor": "center", "xref": "paper", "y": 0.3943, "yanchor": "bottom", "yref": "paper"}, {"font": {"size": 16}, "showarrow": false, "text": "S2025-01-15_17-18 (t=88)", "x": 0.3712, "xanchor": "center", "xref": "paper", "y": 0.3943, "yanchor": "bottom", "yref": "paper"}, {"font": {"size": 16}, "showarrow": false, "text": "S2025-01-16_17-47 (t=107)", "x": 0.6288, "xanchor": "center", "xref": "paper", "y": 0.3943, "yanchor": "bottom", "yref": "paper"}, {"font": {"size": 16}, "showarrow": false, "text": "S2025-01-17_16-55 (t=105)", "x": 0.8862, "xanchor": "center", "xref": "paper", "y": 0.3943, "yanchor": "bottom", "yref": "paper"}, {"font": {"size": 16}, "showarrow": false, "text": "S2025-01-23_16-48 (t=127)", "x": 0.1138, "xanchor": "center", "xref": "paper", "y": 0.2429, "yanchor": "bottom", "yref": "paper"}, {"font": {"size": 16}, "showarrow": false, "text": "S2025-01-24_12-24 (t=154)", "x": 0.3712, "xanchor": "center", "xref": "paper", "y": 0.2429, "yanchor": "bottom", "yref": "paper"}, {"font": {"size": 16}, "showarrow": false, "text": "S2025-01-24_19-37 (t=124)", "x": 0.6288, "xanchor": "center", "xref": "paper", "y": 0.2429, "yanchor": "bottom", "yref": "paper"}, {"font": {"size": 16}, "showarrow": false, "text": "S2025-01-25_21-29 (t=195)", "x": 0.8862, "xanchor": "center", "xref": "paper", "y": 0.2429, "yanchor": "bottom", "yref": "paper"}, {"font": {"size": 16}, "showarrow": false, "text": "S2025-01-26_21-48 (t=171)", "x": 0.1138, "xanchor": "center", "xref": "paper", "y": 0.09143, "yanchor": "bottom", "yref": "paper"}, {"font": {"size": 16}, "showarrow": false, "text": "S2025-01-27_13-39 (t=152)", "x": 0.3712, "xanchor": "center", "xref": "paper", "y": 0.09143, "yanchor": "bottom", "yref": "paper"}], "height": 2240, "showlegend": false, "title": {"text": "Weighted covariance matrices from globally z-scored firing rates (Assembly012, top_n=20, shown_sessions=26)"}, "width": 1280, "xaxis": {"anchor": "y", "domain": [0, 0.2275], "showticklabels": true, "tickangle": 90, "tickfont": {"size": 7}, "title": {"text": "Neurons"}}, "xaxis10": {"anchor": "y10", "domain": [0.2575, 0.485], "showticklabels": true, "tickangle": 90, "tickfont": {"size": 7}, "title": {"text": "Neurons"}}, "xaxis11": {"anchor": "y11", "domain": [0.515, 0.7425], "showticklabels": true, "tickangle": 90, "tickfont": {"size": 7}, "title": {"text": "Neurons"}}, "xaxis12": {"anchor": "y12", "domain": [0.7725, 1], "showticklabels": true, "tickangle": 90, "tickfont": {"size": 7}, "title": {"text": "Neurons"}}, "xaxis13": {"anchor": "y13", "domain": [0, 0.2275], "showticklabels": true, "tickangle": 90, "tickfont": {"size": 7}, "title": {"text": "Neurons"}}, "xaxis14": {"anchor": "y14", "domain": [0.2575, 0.485], "showticklabels": true, "tickangle": 90, "tickfont": {"size": 7}, "title": {"text": "Neurons"}}, "xaxis15": {"anchor": "y15", "domain": [0.515, 0.7425], "showticklabels": true, "tickangle": 90, "tickfont": {"size": 7}, "title": {"text": "Neurons"}}, "xaxis16": {"anchor": "y16", "domain": [0.7725, 1], "showticklabels": true, "tickangle": 90, "tickfont": {"size": 7}, "title": {"text": "Neurons"}}, "xaxis17": {"anchor": "y17", "domain": [0, 0.2275], "showticklabels": true, "tickangle": 90, "tickfont": {"size": 7}, "title": {"text": "Neurons"}}, "xaxis18": {"anchor": "y18", "domain": [0.2575, 0.485], "showticklabels": true, "tickangle": 90, "tickfont": {"size": 7}, "title": {"text": "Neurons"}}, "xaxis19": {"anchor": "y19", "domain": [0.515, 0.7425], "showticklabels": true, "tickangle": 90, "tickfont": {"size": 7}, "title": {"text": "Neurons"}}, "xaxis2": {"anchor": "y2", "domain": [0.2575, 0.485], "showticklabels": true, "tickangle": 90, "tickfont": {"size": 7}, "title": {"text": "Neurons"}}, "xaxis20": {"anchor": "y20", "domain": [0.7725, 1], "showticklabels": true, "tickangle": 90, "tickfont": {"size": 7}, "title": {"text": "Neurons"}}, "xaxis21": {"anchor": "y21", "domain": [0, 0.2275], "showticklabels": true, "tickangle": 90, "tickfont": {"size": 7}, "title": {"text": "Neurons"}}, "xaxis22": {"anchor": "y22", "domain": [0.2575, 0.485], "showticklabels": true, "tickangle": 90, "tickfont": {"size": 7}, "title": {"text": "Neurons"}}, "xaxis23": {"anchor": "y23", "domain": [0.515, 0.7425], "showticklabels": true, "tickangle": 90, "tickfont": {"size": 7}, "title": {"text": "Neurons"}}, "xaxis24": {"anchor": "y24", "domain": [0.7725, 1], "showticklabels": true, "tickangle": 90, "tickfont": {"size": 7}, "title": {"text": "Neurons"}}, "xaxis25": {"anchor": "y25", "domain": [0, 0.2275], "showticklabels": true, "tickangle": 90, "tickfont": {"size": 7}, "title": {"text": "Neurons"}}, "xaxis26": {"anchor": "y26", "domain": [0.2575, 0.485], "showticklabels": true, "tickangle": 90, "tickfont": {"size": 7}, "title": {"text": "Neurons"}}, "xaxis27": {"anchor": "y27", "domain": [0.515, 0.7425]}, "xaxis28": {"anchor": "y28", "domain": [0.7725, 1]}, "xaxis3": {"anchor": "y3", "domain": [0.515, 0.7425], "showticklabels": true, "tickangle": 90, "tickfont": {"size": 7}, "title": {"text": "Neurons"}}, "xaxis4": {"anchor": "y4", "domain": [0.7725, 1], "showticklabels": true, "tickangle": 90, "tickfont": {"size": 7}, "title": {"text": "Neurons"}}, "xaxis5": {"anchor": "y5", "domain": [0, 0.2275], "showticklabels": true, "tickangle": 90, "tickfont": {"size": 7}, "title": {"text": "Neurons"}}, "xaxis6": {"anchor": "y6", "domain": [0.2575, 0.485], "showticklabels": true, "tickangle": 90, "tickfont": {"size": 7}, "title": {"text": "Neurons"}}, "xaxis7": {"anchor": "y7", "domain": [0.515, 0.7425], "showticklabels": true, "tickangle": 90, "tickfont": {"size": 7}, "title": {"text": "Neurons"}}, "xaxis8": {"anchor": "y8", "domain": [0.7725, 1], "showticklabels": true, "tickangle": 90, "tickfont": {"size": 7}, "title": {"text": "Neurons"}}, "xaxis9": {"anchor": "y9", "domain": [0, 0.2275], "showticklabels": true, "tickangle": 90, "tickfont": {"size": 7}, "title": {"text": "Neurons"}}, "yaxis": {"anchor": "x", "domain": [0.9086, 1], "showticklabels": true, "tickfont": {"size": 7}, "title": {"text": "Neurons"}}, "yaxis10": {"anchor": "x10", "domain": [0.6057, 0.6971], "showticklabels": true, "tickfont": {"size": 7}, "title": {"text": "Neurons"}}, "yaxis11": {"anchor": "x11", "domain": [0.6057, 0.6971], "showticklabels": true, "tickfont": {"size": 7}, "title": {"text": "Neurons"}}, "yaxis12": {"anchor": "x12", "domain": [0.6057, 0.6971], "showticklabels": true, "tickfont": {"size": 7}, "title": {"text": "Neurons"}}, "yaxis13": {"anchor": "x13", "domain": [0.4543, 0.5457], "showticklabels": true, "tickfont": {"size": 7}, "title": {"text": "Neurons"}}, "yaxis14": {"anchor": "x14", "domain": [0.4543, 0.5457], "showticklabels": true, "tickfont": {"size": 7}, "title": {"text": "Neurons"}}, "yaxis15": {"anchor": "x15", "domain": [0.4543, 0.5457], "showticklabels": true, "tickfont": {"size": 7}, "title": {"text": "Neurons"}}, "yaxis16": {"anchor": "x16", "domain": [0.4543, 0.5457], "showticklabels": true, "tickfont": {"size": 7}, "title": {"text": "Neurons"}}, "yaxis17": {"anchor": "x17", "domain": [0.3029, 0.3943], "showticklabels": true, "tickfont": {"size": 7}, "title": {"text": "Neurons"}}, "yaxis18": {"anchor": "x18", "domain": [0.3029, 0.3943], "showticklabels": true, "tickfont": {"size": 7}, "title": {"text": "Neurons"}}, "yaxis19": {"anchor": "x19", "domain": [0.3029, 0.3943], "showticklabels": true, "tickfont": {"size": 7}, "title": {"text": "Neurons"}}, "yaxis2": {"anchor": "x2", "domain": [0.9086, 1], "showticklabels": true, "tickfont": {"size": 7}, "title": {"text": "Neurons"}}, "yaxis20": {"anchor": "x20", "domain": [0.3029, 0.3943], "showticklabels": true, "tickfont": {"size": 7}, "title": {"text": "Neurons"}}, "yaxis21": {"anchor": "x21", "domain": [0.1514, 0.2429], "showticklabels": true, "tickfont": {"size": 7}, "title": {"text": "Neurons"}}, "yaxis22": {"anchor": "x22", "domain": [0.1514, 0.2429], "showticklabels": true, "tickfont": {"size": 7}, "title": {"text": "Neurons"}}, "yaxis23": {"anchor": "x23", "domain": [0.1514, 0.2429], "showticklabels": true, "tickfont": {"size": 7}, "title": {"text": "Neurons"}}, "yaxis24": {"anchor": "x24", "domain": [0.1514, 0.2429], "showticklabels": true, "tickfont": {"size": 7}, "title": {"text": "Neurons"}}, "yaxis25": {"anchor": "x25", "domain": [0, 0.09143], "showticklabels": true, "tickfont": {"size": 7}, "title": {"text": "Neurons"}}, "yaxis26": {"anchor": "x26", "domain": [0, 0.09143], "showticklabels": true, "tickfont": {"size": 7}, "title": {"text": "Neurons"}}, "yaxis27": {"anchor": "x27", "domain": [0, 0.09143]}, "yaxis28": {"anchor": "x28", "domain": [0, 0.09143]}, "yaxis3": {"anchor": "x3", "domain": [0.9086, 1], "showticklabels": true, "tickfont": {"size": 7}, "title": {"text": "Neurons"}}, "yaxis4": {"anchor": "x4", "domain": [0.9086, 1], "showticklabels": true, "tickfont": {"size": 7}, "title": {"text": "Neurons"}}, "yaxis5": {"anchor": "x5", "domain": [0.7571, 0.8486], "showticklabels": true, "tickfont": {"size": 7}, "title": {"text": "Neurons"}}, "yaxis6": {"anchor": "x6", "domain": [0.7571, 0.8486], "showticklabels": true, "tickfont": {"size": 7}, "title": {"text": "Neurons"}}, "yaxis7": {"anchor": "x7", "domain": [0.7571, 0.8486], "showticklabels": true, "tickfont": {"size": 7}, "title": {"text": "Neurons"}}, "yaxis8": {"anchor": "x8", "domain": [0.7571, 0.8486], "showticklabels": true, "tickfont": {"size": 7}, "title": {"text": "Neurons"}}, "yaxis9": {"anchor": "x9", "domain": [0.6057, 0.6971], "showticklabels": true, "tickfont": {"size": 7}, "title": {"text": "Neurons"}}}}
